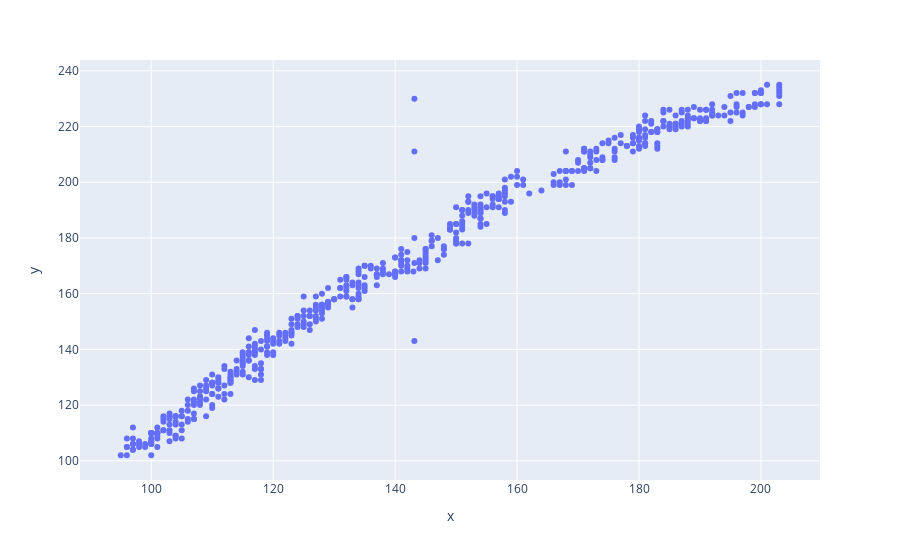

The code cell stored with this chart in its notebook:
### Code cell
grafico = px.scatter(x = X_colesterol_peso.ravel(), y = y_colesterol_peso)
grafico.show()

### Figure 1 — Plotly figure (JSON) as saved in the notebook; plotly's stock layout.template omitted (floating-point values rounded to 4 significant figures; data arrays with more than 128 entries replaced by an {"elided": "..."} marker saying what was removed)
{"data": [{"hovertemplate": "x=%{x}<br>y=%{y}<extra></extra>", "legendgroup": "", "marker": {"color": "#636efa", "symbol": "circle"}, "mode": "markers", "name": "", "orientation": "v", "showlegend": false, "type": "scatter", "x": {"elided": "547 float values"}, "xaxis": "x", "y": {"elided": "547 int values"}, "yaxis": "y"}], "layout": {"legend": {"tracegroupgap": 0}, "margin": {"t": 60}, "xaxis": {"anchor": "y", "domain": [0, 1], "title": {"text": "x"}}, "yaxis": {"anchor": "x", "domain": [0, 1], "title": {"text": "y"}}}}
